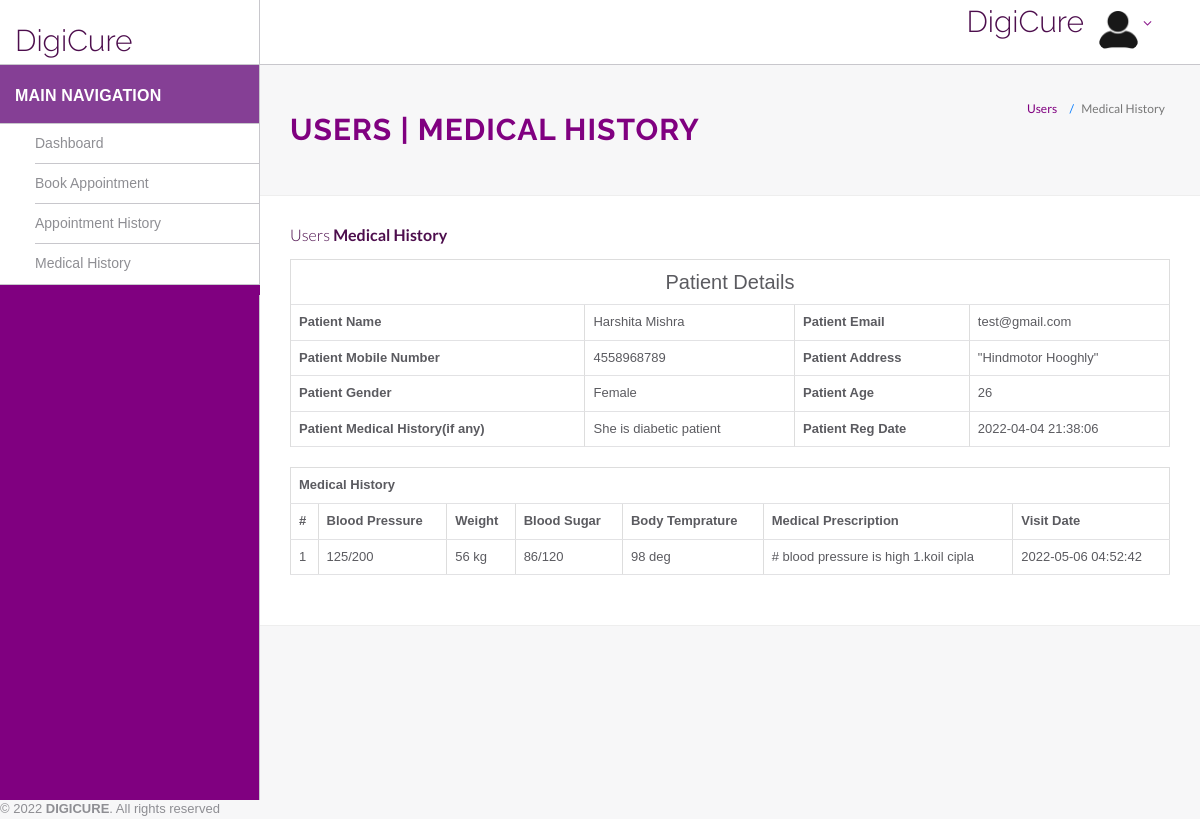
The page /hms/view-medhistory.php?viewid=1 on the database its author committed.
### tables this page shows
CREATE TABLE `tblpatient` (
  `ID` int(10) NOT NULL,
  `Docid` int(10) DEFAULT NULL,
  `PatientName` varchar(200) DEFAULT NULL,
  `PatientContno` bigint(10) DEFAULT NULL,
  `PatientEmail` varchar(200) DEFAULT NULL,
  `PatientGender` varchar(50) DEFAULT NULL,
  `PatientAdd` mediumtext DEFAULT NULL,
  `PatientAge` int(10) DEFAULT NULL,
  `PatientMedhis` mediumtext DEFAULT NULL,
  `CreationDate` timestamp NULL DEFAULT current_timestamp(),
  `UpdationDate` timestamp NULL DEFAULT NULL ON UPDATE current_timestamp()
);

CREATE TABLE `tblmedicalhistory` (
  `ID` int(10) NOT NULL,
  `PatientID` int(10) DEFAULT NULL,
  `BloodPressure` varchar(200) DEFAULT NULL,
  `BloodSugar` varchar(200) NOT NULL,
  `Weight` varchar(100) DEFAULT NULL,
  `Temperature` varchar(200) DEFAULT NULL,
  `MedicalPres` mediumtext DEFAULT NULL,
  `CreationDate` timestamp NOT NULL DEFAULT current_timestamp() ON UPDATE current_timestamp(),
  `pescription` blob DEFAULT NULL
);

### hms/view-medhistory.php (the view, shortened to what this page needs)
<?php
include('helper/config.php');
?>
<!DOCTYPE html>
<html lang="en">
	<head>
        <link rel="stylesheet" href="https://cdn.jsdelivr.net/npm/bootstrap@3.4.1/dist/css/bootstrap.min.css">
        <link rel="stylesheet" href="https://cdnjs.cloudflare.com/ajax/libs/font-awesome/4.7.0/css/font-awesome.min.css">
		<link rel="stylesheet" href="assets/css/styles.css">
	</head>
	<body>
		<div id="app">
<?php include('helper/sidebar.php');?>
<div class="app-content">
<?php include('helper/header.php');?>
<div class="main-content" >
<div class="wrap-content container" id="container">
<section id="page-title">
<div class="row">
<div class="col-sm-8">
<h1 class="mainTitle">Users | Medical History</h1>
</div>
<ol class="breadcrumb">
<li>
<span>Users</span>
</li>
<li class="active">
<span>Medical History</span>
</li>
</ol>
</div>
</section>
<div class="container-fluid container-fullw bg-white">
<div class="row">
<div class="col-md-12">
<h5 class="over-title margin-bottom-15">Users <span class="text-bold">Medical History</span></h5>
<?php
                               $vid=$_GET['viewid'];
                               $ret=mysqli_query($con,"select * from tblpatient where ID='$vid'");
$cnt=1;
while ($row=mysqli_fetch_array($ret)) {
                               ?>
<table border="1" class="table table-bordered">
 <tr align="center">
<td colspan="4" style="font-size:20px;color:blue">
 Patient Details</td></tr>
    <tr>
    <th scope>Patient Name</th>
    <td><?php  echo $row['PatientName'];?></td>
    <th scope>Patient Email</th>
    <td><?php  echo $row['PatientEmail'];?></td>
  </tr>
  <tr>
    <th scope>Patient Mobile Number</th>
    <td><?php  echo $row['PatientContno'];?></td>
    <th>Patient Address</th>
    <td><?php  echo $row['PatientAdd'];?></td>
  </tr>
    <tr>
    <th>Patient Gender</th>
    <td><?php  echo $row['PatientGender'];?></td>
    <th>Patient Age</th>
    <td><?php  echo $row['PatientAge'];?></td>
  </tr>
  <tr>
    <th>Patient Medical History(if any)</th>
    <td><?php  echo $row['PatientMedhis'];?></td>
     <th>Patient Reg Date</th>
    <td><?php  echo $row['CreationDate'];?></td>
  </tr>
<?php }?>
</table>
<?php
$ret=mysqli_query($con,"select * from tblmedicalhistory  where PatientID='$vid'");
 ?>
<table id="datatable" class="table table-bordered dt-responsive nowrap" style="border-collapse: collapse; border-spacing: 0; width: 100%;">
  <tr align="center">
   <th colspan="8" >Medical History</th>
  </tr>
  <tr>
    <th>#</th>
<th>Blood Pressure</th>
<th>Weight</th>
<th>Blood Sugar</th>
<th>Body Temprature</th>
<th>Medical Prescription</th>
<th>Visit Date</th>
</tr>
<?php
while ($row=mysqli_fetch_array($ret)) {
  ?>
<tr>
  <td><?php echo $cnt;?></td>
 <td><?php  echo $row['BloodPressure'];?></td>
 <td><?php  echo $row['Weight'];?></td>
 <td><?php  echo $row['BloodSugar'];?></td>
  <td><?php  echo $row['Temperature'];?></td>
  <td><?php  echo $row['MedicalPres'];?></td>
  <td><?php  echo $row['CreationDate'];?></td>
</tr>
<?php $cnt=$cnt+1;} ?>
</table>
</div>
</div>
</div>
</div>
</div>
</div>
</div>
	<?php include('helper/footer.php');?>
	</body>
</html>

### rows shown on the page
tblpatient: PatientName "Harshita Mishra", PatientEmail "test@gmail.com", PatientContno "4558968789", PatientAdd "\"Hindmotor Hooghly\"", PatientGender "Female", PatientAge "26", PatientMedhis "She is diabetic patient", CreationDate "2022-04-04 21:38:06"
tblmedicalhistory: BloodPressure "125/200", Weight "56 kg", BloodSugar "86/120", Temperature "98 deg", MedicalPres "# blood pressure is high 1.koil cipla", CreationDate "2022-05-06 04:52:42"
